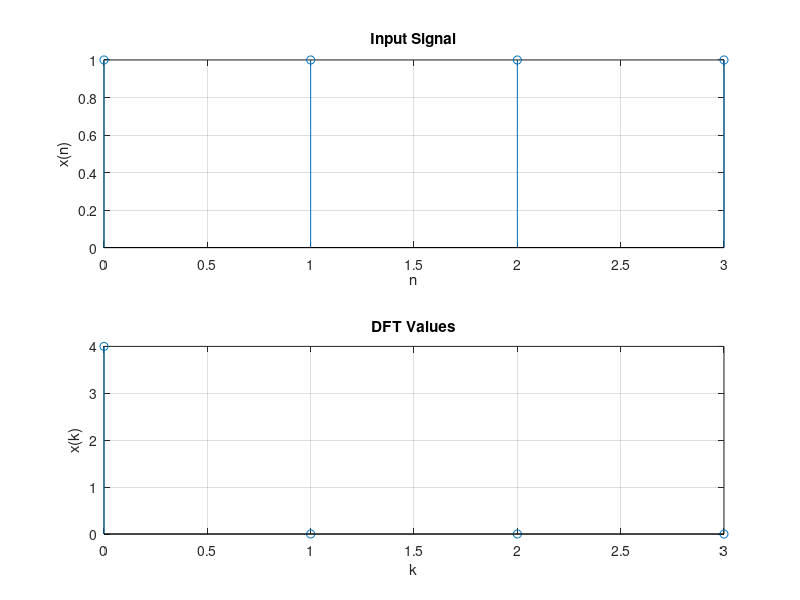

The MATLAB script that drew this image:
clc;
close all;
clear all;

x = [1 1 1 1];
N = 4; %for 4-point DFT

subplot(2,1,1);
stem(0:N-1, x);
xlabel('n');
ylabel('x(n)');
title('Input Signal');
grid on;

% DFT computation
y = zeros(1, N);
for k = 0:N-1
    for n = 0:N-1
        y(k+1) = y(k+1) + x(n+1)*exp((-1i*2*pi*k*n)/N);
    end
end

disp(y);

subplot(2,1,2);
stem(0:N-1, abs(y));
xlabel('k');
ylabel('x(k)');
title('DFT Values');
grid on;